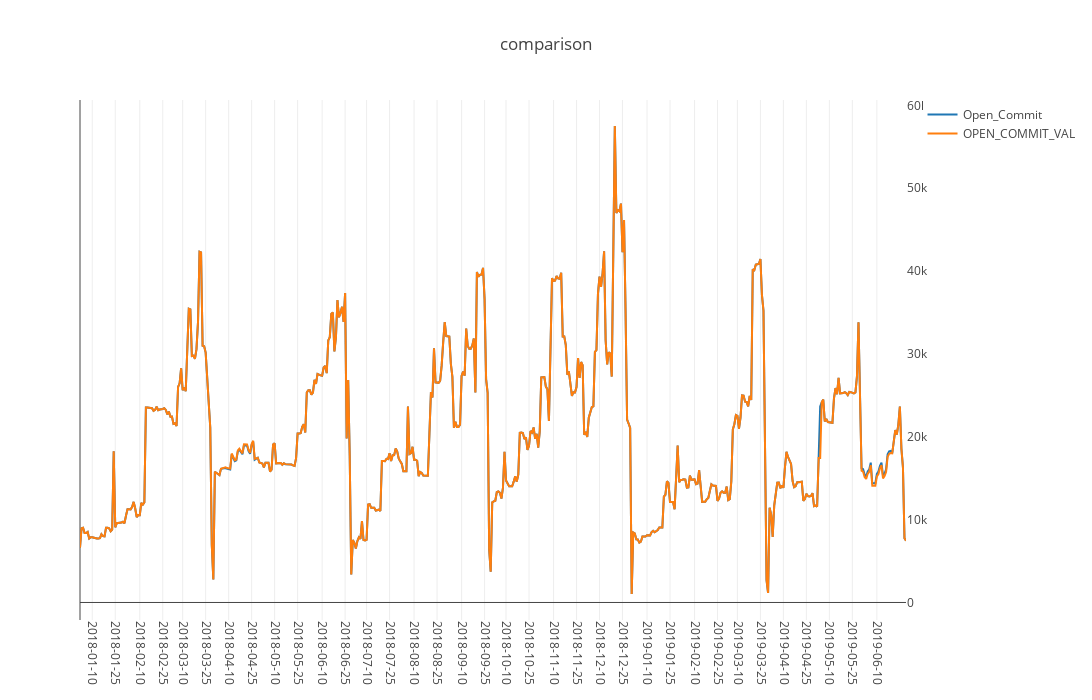
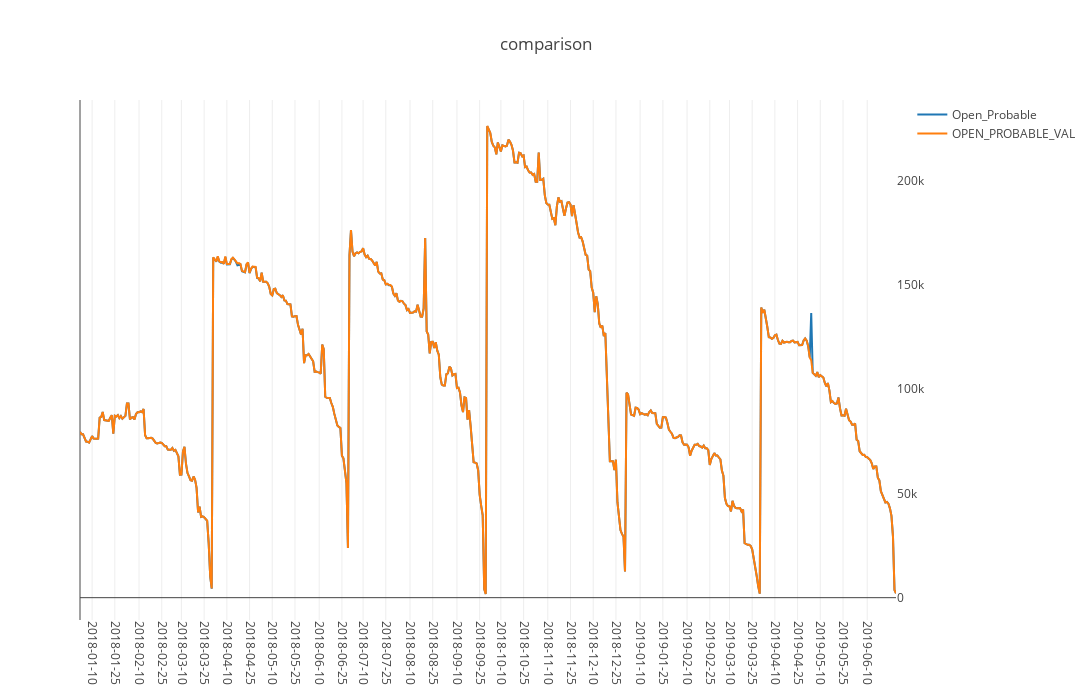
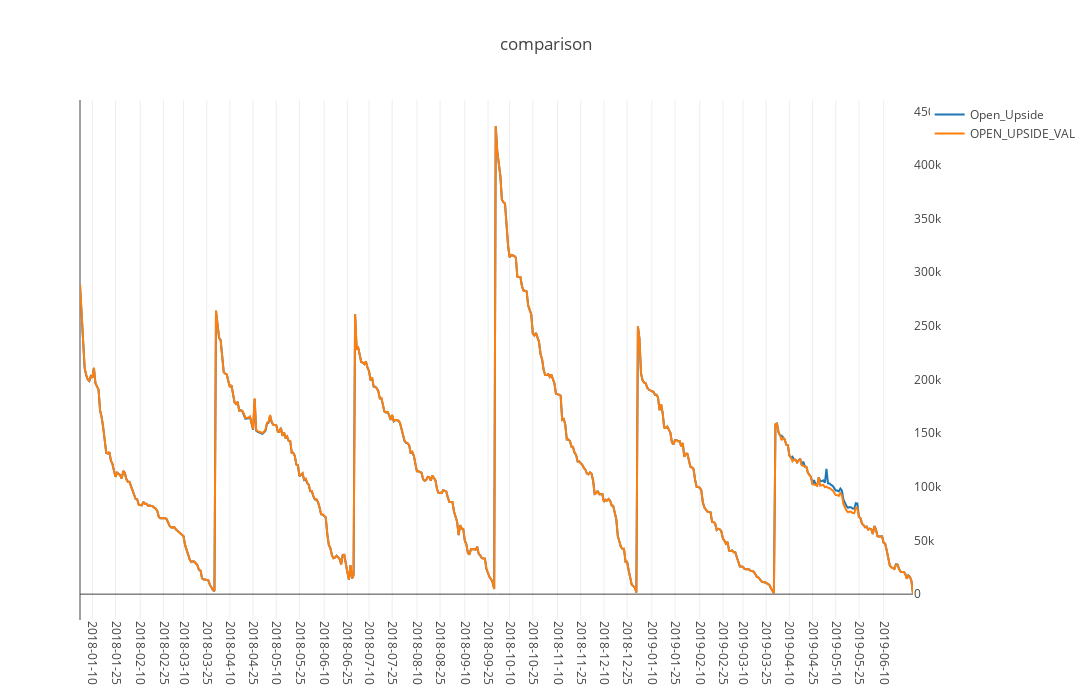

Notebook source saved alongside these figures, in order:
### Code cell
df = val_intersection[(val_intersection.GLOBAL_01_CODE=='AP')].reset_index(drop=True)
compares = ['Open_Commit', 'OPEN_COMMIT_VAL']
visulization_all(df, compares)


df = val_intersection[(val_intersection.GLOBAL_01_CODE=='AP')].reset_index(drop=True)
compares = ['Open_Probable', 'OPEN_PROBABLE_VAL']
visulization_all(df, compares)


df = val_intersection[(val_intersection.GLOBAL_01_CODE=='AP')].reset_index(drop=True)
compares = ['Open_Upside', 'OPEN_UPSIDE_VAL']
visulization_all(df, compares)

### Figure 1 — Plotly figure (JSON) as saved in the notebook; plotly's stock layout.template omitted (floating-point values rounded to 4 significant figures; data arrays with more than 128 entries replaced by an {"elided": "..."} marker saying what was removed)
{"data": [{"mode": "lines", "name": "Open_Commit", "type": "scatter", "uid": "227144b5-31ea-4841-999d-a457284a2ac2", "x": {"elided": "540 int values"}, "y": {"elided": "540 float values"}}, {"mode": "lines", "name": "OPEN_COMMIT_VAL", "type": "scatter", "uid": "45fc18c7-d3bb-4780-adc6-cd68e5bf06fe", "x": {"elided": "540 int values"}, "y": {"elided": "540 float values"}}], "layout": {"autosize": false, "height": 700, "title": {"text": "comparison"}, "width": 1300, "xaxis": {"autorange": true, "range": [0, 539], "showticklabels": true, "tickangle": 90, "ticktext": ["2018-01-10", "2018-01-25", "2018-02-10", "2018-02-25", "2018-03-10", "2018-03-25", "2018-04-10", "2018-04-25", "2018-05-10", "2018-05-25", "2018-06-10", "2018-06-25", "2018-07-10", "2018-07-25", "2018-08-10", "2018-08-25", "2018-09-10", "2018-09-25", "2018-10-10", "2018-10-25", "2018-11-10", "2018-11-25", "2018-12-10", "2018-12-25", "2019-01-10", "2019-01-25", "2019-02-10", "2019-02-25", "2019-03-10", "2019-03-25", "2019-04-10", "2019-04-25", "2019-05-10", "2019-05-25", "2019-06-10"], "tickvals": [8, 23, 39, 54, 67, 82, 97, 112, 127, 142, 158, 173, 187, 202, 218, 233, 249, 264, 278, 293, 309, 324, 339, 354, 370, 385, 401, 416, 429, 444, 459, 474, 489, 504, 520], "type": "linear"}, "yaxis": {"autorange": true, "overlaying": "y", "range": [-2114.0, 60660.0], "showgrid": false, "showticklabels": true, "side": "right", "type": "linear"}}}

### Figure 2 — Plotly figure (JSON) as saved in the notebook; plotly's stock layout.template omitted (floating-point values rounded to 4 significant figures; data arrays with more than 128 entries replaced by an {"elided": "..."} marker saying what was removed)
{"data": [{"mode": "lines", "name": "Open_Probable", "type": "scatter", "uid": "62bd349b-b587-461e-9d36-c955db063e51", "x": {"elided": "540 int values"}, "y": {"elided": "540 float values"}}, {"mode": "lines", "name": "OPEN_PROBABLE_VAL", "type": "scatter", "uid": "235c4030-a6f1-4455-b15a-d6a223b70153", "x": {"elided": "540 int values"}, "y": {"elided": "540 float values"}}], "layout": {"autosize": false, "height": 700, "title": {"text": "comparison"}, "width": 1300, "xaxis": {"autorange": true, "range": [0, 539], "showticklabels": true, "tickangle": 90, "ticktext": ["2018-01-10", "2018-01-25", "2018-02-10", "2018-02-25", "2018-03-10", "2018-03-25", "2018-04-10", "2018-04-25", "2018-05-10", "2018-05-25", "2018-06-10", "2018-06-25", "2018-07-10", "2018-07-25", "2018-08-10", "2018-08-25", "2018-09-10", "2018-09-25", "2018-10-10", "2018-10-25", "2018-11-10", "2018-11-25", "2018-12-10", "2018-12-25", "2019-01-10", "2019-01-25", "2019-02-10", "2019-02-25", "2019-03-10", "2019-03-25", "2019-04-10", "2019-04-25", "2019-05-10", "2019-05-25", "2019-06-10"], "tickvals": [8, 23, 39, 54, 67, 82, 97, 112, 127, 142, 158, 173, 187, 202, 218, 233, 249, 264, 278, 293, 309, 324, 339, 354, 370, 385, 401, 416, 429, 444, 459, 474, 489, 504, 520], "type": "linear"}, "yaxis": {"autorange": true, "overlaying": "y", "range": [-10690.0, 238500.0], "showgrid": false, "showticklabels": true, "side": "right", "type": "linear"}}}

### Figure 3 — Plotly figure (JSON) as saved in the notebook; plotly's stock layout.template omitted (floating-point values rounded to 4 significant figures; data arrays with more than 128 entries replaced by an {"elided": "..."} marker saying what was removed)
{"data": [{"mode": "lines", "name": "Open_Upside", "type": "scatter", "uid": "2e82d9f8-e5fa-4394-9f10-af2c91f394be", "x": {"elided": "540 int values"}, "y": {"elided": "540 float values"}}, {"mode": "lines", "name": "OPEN_UPSIDE_VAL", "type": "scatter", "uid": "0c1ad88f-2a9f-4341-a797-9dc02637a02b", "x": {"elided": "540 int values"}, "y": {"elided": "540 float values"}}], "layout": {"autosize": false, "height": 700, "title": {"text": "comparison"}, "width": 1300, "xaxis": {"autorange": true, "range": [0, 539], "showticklabels": true, "tickangle": 90, "ticktext": ["2018-01-10", "2018-01-25", "2018-02-10", "2018-02-25", "2018-03-10", "2018-03-25", "2018-04-10", "2018-04-25", "2018-05-10", "2018-05-25", "2018-06-10", "2018-06-25", "2018-07-10", "2018-07-25", "2018-08-10", "2018-08-25", "2018-09-10", "2018-09-25", "2018-10-10", "2018-10-25", "2018-11-10", "2018-11-25", "2018-12-10", "2018-12-25", "2019-01-10", "2019-01-25", "2019-02-10", "2019-02-25", "2019-03-10", "2019-03-25", "2019-04-10", "2019-04-25", "2019-05-10", "2019-05-25", "2019-06-10"], "tickvals": [8, 23, 39, 54, 67, 82, 97, 112, 127, 142, 158, 173, 187, 202, 218, 233, 249, 264, 278, 293, 309, 324, 339, 354, 370, 385, 401, 416, 429, 444, 459, 474, 489, 504, 520], "type": "linear"}, "yaxis": {"autorange": true, "overlaying": "y", "range": [-24090.0, 460500.0], "showgrid": false, "showticklabels": true, "side": "right", "type": "linear"}}}
